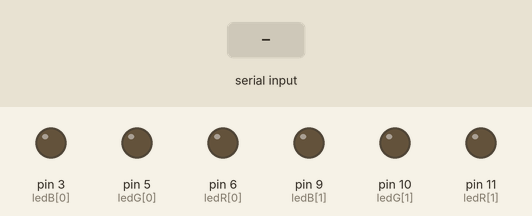
Bench run of a sketch on a simulated Arduino Uno, built with avr-gcc and run on an emulated ATmega328P. Shown: output pins drawn as LEDs (lit = HIGH). Dashed ring = blinking. The inputs (shaded band) are chosen by the test bench. What the sketch prints to the serial monitor is not drawn.

Above: at 1.2 s.
1.3 s: byte 1 (1) received over Serial
At 3.7 s:
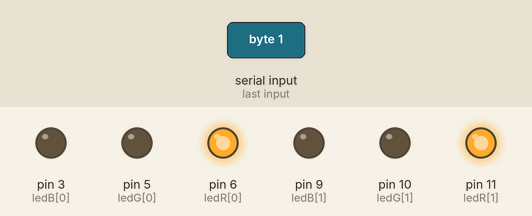
4.3 s: byte 2 (2) received over Serial
At 9.9 s:
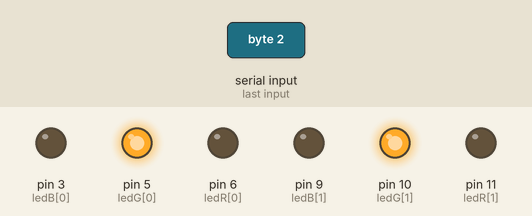
10.3 s: byte 3 (3) received over Serial
At 10.47 s:
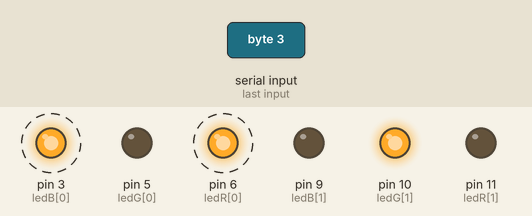
13.3 s: byte 4 (4) received over Serial
At 13.9 s:
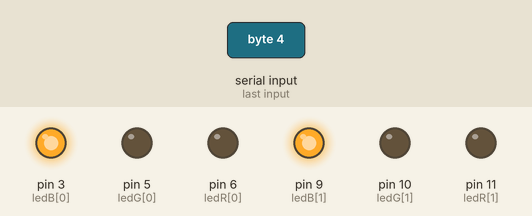
15.1 s: byte 1 (1) received over Serial
At 16.4 s:
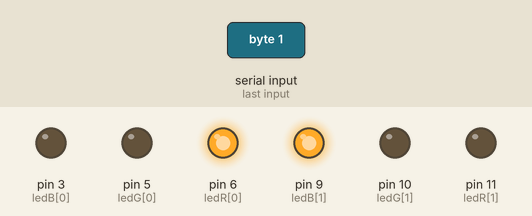
18.1 s: byte 3 (3) received over Serial
At 18.6 s:
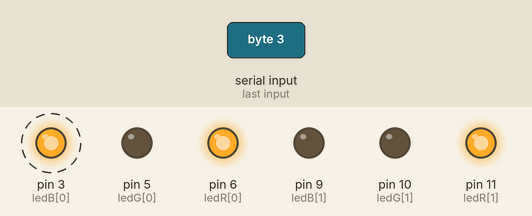
Timing chart, 0 to 21.6 s (numbered marks = the images above; inputs shaded):
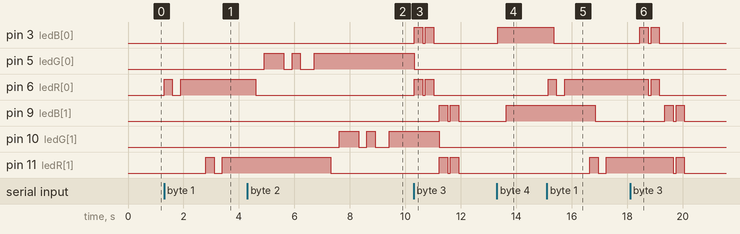

Measured:
- after the input at 1.3 s, pin 6 (ledR[0]): LOW → HIGH at once, → LOW 0.30 s later, → HIGH 0.30 s later; pin 11 (ledR[1]): LOW → HIGH after 1.5 s, → LOW 0.30 s later, → HIGH 0.30 s later
- after the input at 4.3 s, pin 5 (ledG[0]): goes HIGH 0.70 s, LOW 0.30 s, HIGH 0.30 s, LOW 0.50 s, then HIGH, starting after 0.61 s; pin 6 (ledR[0]): HIGH → LOW after 0.31 s; pin 10 (ledG[1]): goes HIGH 0.70 s, LOW 0.30 s, HIGH 0.30 s, LOW 0.50 s, then HIGH, starting after 3.3 s; pin 11 (ledR[1]): HIGH → LOW after 3.0 s
- after the input at 10.3 s, pin 3 (ledB[0]): alternates HIGH for 0.30 s and LOW for 0.10 s, 4 changes in all, then stays LOW, starting at once; pin 5 (ledG[0]): HIGH → LOW at once
- after the input at 13.3 s, pin 3 (ledB[0]): LOW → HIGH at once; pin 9 (ledB[1]): LOW → HIGH after 0.34 s
- after the input at 15.1 s, pin 3 (ledB[0]): HIGH → LOW after 0.25 s; pin 6 (ledR[0]): LOW → HIGH after 0.05 s, → LOW 0.30 s later, → HIGH 0.30 s later; pin 9 (ledB[1]): HIGH → LOW after 1.7 s; pin 11 (ledR[1]): LOW → HIGH after 1.5 s, → LOW 0.30 s later, → HIGH 0.30 s later
- after the input at 18.1 s, pin 3 (ledB[0]): alternates HIGH for 0.30 s and LOW for 0.10 s, 4 changes in all, then stays LOW, starting after 0.36 s; pin 6 (ledR[0]): HIGH → LOW after 0.66 s, → HIGH 0.10 s later, → LOW 0.30 s later

The sketch:

ALotus.ino
```cpp
int ledR[] = {6,11}; //pins for red
int ledG[] = {5,10}; //pins for green
int ledB[] = {3,9}; //pins for blue

char val; //data coming from Processing thru the Serial port

int numLites = 2; //the number of RGB lights

void setup(){

  for(int i = 0; i < numLites; i++){

  pinMode(ledR[i], OUTPUT); //sets all lights as OUTPUT
  pinMode(ledG[i], OUTPUT);
  pinMode(ledB[i], OUTPUT);
  }

  Serial.begin(9600); //opening Serial port

}

void loop(){

  if(Serial.available() > 0){ //if there's data from processing
    val = Serial.read(); //read data from processing
    Serial.println("READING");
    Serial.println(val); //print what is read

    if(val == 1){
      aye(); //light patterns for "A"
    } else if(val == 2){
      cee(); //light patterns for "C"
    } else if(val == 3){
      gee(); //light patterns for "G"
    } else if(val == 4){
      tee(); //light patterns for "T"
    }
    delay(10);
    delay(300); //btwn letters
  } else {
    Serial.println("!!!!"); //prints this while waiting for data
    delay(50);
  }
}

void aye(){

  for(int i = 0; i < numLites; i++){ //turns the red values on so it blinks a red light
  analogWrite(ledR[i], 255);
  delay(100);
  analogWrite(ledG[i], 0);
  delay(100);
  analogWrite(ledB[i], 0);
  delay(100);

  analogWrite(ledR[i], 0); //off
  delay(100);
  analogWrite(ledG[i], 0);
  delay(100);
  analogWrite(ledB[i], 0);
  delay(100);

  analogWrite(ledR[i], 255);
  delay(300);
  analogWrite(ledG[i], 0);
  delay(300);
  analogWrite(ledB[i], 0);
  delay(300);
  }
}

void cee(){

  for(int i = 0; i < numLites; i++){ //turns the green values on so it blinks a green light
  analogWrite(ledR[i], 0);
  delay(300);
  analogWrite(ledG[i], 255);
  delay(300);
  analogWrite(ledB[i], 0);
  delay(300);

  ///////////

  analogWrite(ledR[i], 0); //off
  delay(100);

  analogWrite(ledG[i], 0);
  delay(100);

  analogWrite(ledB[i], 0);
  delay(100);

  //////////

  analogWrite(ledR[i], 0);
  delay(100);

  analogWrite(ledG[i], 255);
  delay(100);

  analogWrite(ledB[i], 0);
  delay(100);

  ////////////

  analogWrite(ledR[i], 0); //off
  delay(100);

  analogWrite(ledG[i], 0);
  delay(100);

  analogWrite(ledB[i], 0);
  delay(100);

  ///////////

  analogWrite(ledR[i], 0);
  delay(300);

  analogWrite(ledG[i], 255);
  delay(300);

  analogWrite(ledB[i], 0);
  delay(300);
  }
}

void tee(){
  for(int i = 0; i < numLites; i++){ //turns the blue values on so it blinks a blue light
  analogWrite(ledR[i], 0);
  analogWrite(ledG[i], 0);
  analogWrite(ledB[i], 255);
  delay(300);
  }
}

void gee(){

  for(int i = 0; i < numLites; i++){ //turns the red and blue values on so it blinks a purple light
  analogWrite(ledR[i], 255);
  analogWrite(ledG[i], 0);
  analogWrite(ledB[i], 255);
  delay(300);

  analogWrite(ledR[i], 0); //off
  analogWrite(ledG[i], 0);
  analogWrite(ledB[i], 0);
  delay(100);

  analogWrite(ledR[i], 255);
  analogWrite(ledG[i], 0);
  analogWrite(ledB[i], 255);
  delay(300);

  analogWrite(ledR[i], 0); //off
  analogWrite(ledG[i], 0);
  analogWrite(ledB[i], 0);
  delay(100);

  analogWrite(ledR, 255);
  analogWrite(ledG[i], 0);
  analogWrite(ledB, 255);
  delay(100);
  }

}
```
